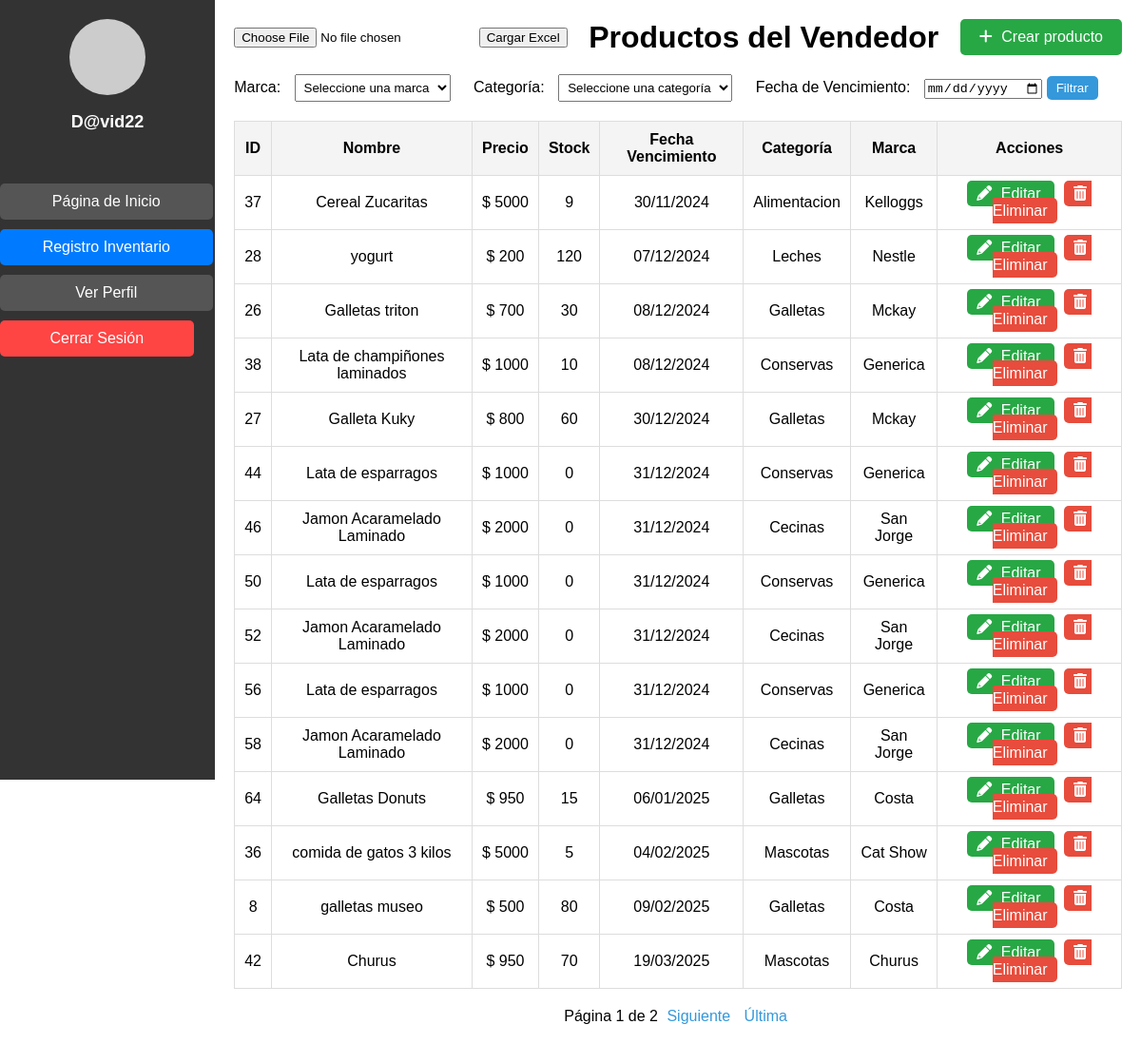
/vendedor/ (signed in), run on the app's committed database.
### pagina/models.py (models this page shows, shortened)
class Producto(models.Model):
    nombre = models.CharField(max_length=100)
    precio = models.DecimalField(max_digits=10, decimal_places=4)
    stock = models.IntegerField()
    descripcion = models.TextField()
    marca = models.ForeignKey(Marca, on_delete=models.CASCADE)
    categoria = models.ForeignKey(Categoria, null=True, blank=True, on_delete=models.SET_NULL)
    fecha_vencimiento = models.DateField(default=timezone.now)

class Categoria(models.Model):
    nombre = models.CharField(max_length=100)

class Marca(models.Model):
    nombre = models.CharField(max_length=100)

### pagina/views.py (the view)
# urls.py: path('vendedor/', vendedor, name='vendedor'),
@login_required
def vendedor(request):
    productos = Producto.objects.all()
    marca_id = request.GET.get('marca')
    if marca_id:
        productos = productos.filter(marca_id=marca_id)
    categoria_id = request.GET.get('categoria')
    if categoria_id:
        productos = productos.filter(categoria_id=categoria_id)
    productos = productos.order_by('fecha_vencimiento')
    paginator = Paginator(productos, 15)  # 15 productos por página
    page_number = request.GET.get('page')
    page_obj = paginator.get_page(page_number)
    marcas = Marca.objects.all()
    categorias = Categoria.objects.all()
    return render(request, 'vendedor.html', {
        'page_obj': page_obj,
        'marcas': marcas,
        'categorias': categorias
    })

### pagina/templates/vendedor.html (shortened to what this page needs)
<!DOCTYPE html>
<html lang="es">
<head>
    {% load static %}
    <link rel="stylesheet" href="{% static 'css/vendedor.css' %}">
    <link rel="stylesheet" href="https://cdnjs.cloudflare.com/ajax/libs/font-awesome/6.0.0-beta3/css/all.min.css">
    <link rel="stylesheet" href="{% static 'css/lateral.css' %}">
</head>
<body>
    <div class="sidebar">
        <div class="perfil">
            <div class="perfil-imagen"></div>
            <p>
                {% if user.is_authenticated %}
                    {{ user.username }}
                {% else %}
                    Invitado
                {% endif %}
            </p>
        </div>
        <ul>
            <li><a href="{% url 'adminpage' %}">Página de Inicio</a></li>
            <li><a href="{% url 'vendedor' %}" class="active">Registro Inventario</a></li>
            <li><a href="{% url 'verPerfil' %}" class="btn btn-primary w-100">Ver Perfil</a></li>
            <li>
                <form action="{% url 'logout' %}" method="post">
                    <button type="submit" class="btn btn-danger w-100">Cerrar Sesión</button>
                </form>
            </li>
        </ul>
    </div>
    <div class="main-content">
        <div class="header">
            <form method="POST" enctype="multipart/form-data" action="{% url 'cargar_excel' %}">
                <input type="file" name="archivo_excel" id="archivo_excel" required>
                <button type="submit">Cargar Excel</button>
            </form>
            <h1>Productos del Vendedor</h1>
            <a href="{% url 'crearproducto' %}" class="btn-create">
                <i class="fas fa-plus"></i> Crear producto
            </a>
        </div>
        <div class="filters">
            <form method="GET">
                <label for="marca">Marca:</label>
                <select name="marca" id="marca">
                    <option value="">Seleccione una marca</option>
                </select>
                <label for="categoria">Categoría:</label>
                <select name="categoria" id="categoria">
                    <option value="">Seleccione una categoría</option>
                </select>
                <label for="fecha_vencimiento">Fecha de Vencimiento:</label>
                <input type="date" name="fecha_vencimiento" id="fecha_vencimiento" value="{{ request.GET.fecha_vencimiento }}">
                <button type="submit" class="btn-filter">Filtrar</button>
            </form>
        </div>
        <table class="product-table">
            <thead>
                <tr>
                    <th>ID</th>
                    <th>Nombre</th>
                    <th>Precio</th>
                    <th>Stock</th>
                    <th>Fecha Vencimiento</th>
                    <th>Categoría</th>
                    <th>Marca</th>
                    <th>Acciones</th>
                </tr>
            </thead>
            <tbody id="product-table-body">
                {% for producto in page_obj %}
                    <tr>
                        <td>{{ producto.id }}</td>
                        <td>{{ producto.nombre }}</td>
                        <td> $ {{ producto.precio|floatformat:0 }}</td>
                        <td>{{ producto.stock }}</td>
                        <td> {{ producto.fecha_vencimiento|date:"d/m/Y" }}</td>
                        <td>{{ producto.categoria.nombre }}</td>
                        <td>{{ producto.marca.nombre }}</td>
                        <td>
                            <a href="{% url 'editar_producto' producto.id %}" class="btn-edit">
                                <i class="fas fa-pencil-alt"></i> Editar
                            </a>
                            <a href="#" class="btn-edit btn-delete" data-id="{{ producto.id }}">
                                <i class="fas fa-trash-alt"></i> Eliminar
                            </a>
                        </td>
                    </tr>
                {% empty %}
                    <tr>
                        <td colspan="8">No hay productos disponibles.</td>
                    </tr>
                {% endfor %}
            </tbody>
        </table>
        <div class="pagination">
            <span class="page-link">
                Página {{ page_obj.number }} de {{ page_obj.paginator.num_pages }}
                {% if page_obj.has_next %}
                    <a href="?page={{ page_obj.next_page_number }}">Siguiente</a>
                    <a href="?page={{ page_obj.paginator.num_pages }}">Última</a>
                {% endif %}
            </span>
        </div>
    </div>
</body>
</html>

### pagina/static/css/vendedor.css (style rules this page uses)
body { margin: 0; font-family: Arial, sans-serif; display: flex; }
.main-content { flex-grow: 1; padding: 20px; }
.header { display: flex; justify-content: space-between; align-items: center; margin-bottom: 20px; }
.header h1 { margin: 0; }
.btn-create { background-color: #28a745; color: white; padding: 10px 20px; text-decoration: none; border-radius: 5px; font-size: 16px; }
.btn-create i { margin-right: 5px; }
.filters { margin-bottom: 20px; }
.filters label { margin-right: 10px; }
.filters select { padding: 5px; margin-right: 20px; }
.filters .btn-filter { padding: 5px 10px; background-color: #3498db; color: white; border: none; border-radius: 5px; }
.product-table { width: 100%; border-collapse: collapse; margin-bottom: 20px; }
.product-table th, .product-table td { padding: 10px; text-align: center; border: 1px solid #ddd; }
.product-table th { background-color: #f4f4f4; }
.product-table td a { text-decoration: none; color: white; padding: 5px 10px; border-radius: 5px; }
.btn-edit { background-color: #28a745; margin-right: 10px; }
.btn-delete { background-color: #e74c3c; }
.btn-edit i, .btn-delete i { margin-right: 5px; }
.pagination { text-align: center; margin-top: 20px; }
.pagination .page-link a { text-decoration: none; margin: 0 5px; color: #3498db; }

### pagina/static/css/lateral.css (style rules this page uses)
.sidebar { width: 250px; height: 100vh; background-color: #333; display: flex; flex-direction: column; align-items: center; padding-top: 20px; }
.perfil { text-align: center; margin-bottom: 20px; }
.perfil-imagen { width: 80px; height: 80px; background-color: #ccc; border-radius: 50%; margin-bottom: 10px; }
.perfil p { color: #fff; font-size: 18px; font-weight: bold; }
.sidebar ul { list-style-type: none; padding: 0; width: 100%; }
.sidebar ul li { width: 100%; text-align: center; margin-bottom: 10px; }
.sidebar ul li a, .sidebar ul li button { display: block; width: 90%; padding: 10px; color: #fff; background-color: #555; border: none; border-radius: 5px; text-decoration: none; font-size: 16px; cursor: pointer; transition: background-color 0.3s ease; }
.sidebar ul li a.active { background-color: #007bff; }
.sidebar ul li button { background-color: #ff4444; }
.sidebar ul li a, .sidebar ul li button { box-shadow: none; outline: none; }

### data on the page
Producto: id "37", nombre "Cereal Zucaritas", precio "5000", stock "9", fecha_vencimiento "30/11/2024", categoria.nombre "Alimentacion", marca.nombre "Kelloggs"
Producto: id "28", nombre "yogurt", precio "200", stock "120", fecha_vencimiento "07/12/2024", categoria.nombre "Leches", marca.nombre "Nestle"
Producto: id "26", nombre "Galletas triton", precio "700", stock "30", fecha_vencimiento "08/12/2024", categoria.nombre "Galletas", marca.nombre "Mckay"
Producto: id "38", nombre "Lata de champiñones laminados", precio "1000", stock "10", fecha_vencimiento "08/12/2024", categoria.nombre "Conservas", marca.nombre "Generica"
Producto: id "27", nombre "Galleta Kuky", precio "800", stock "60", fecha_vencimiento "30/12/2024", categoria.nombre "Galletas", marca.nombre "Mckay"
Producto: id "44", nombre "Lata de esparragos", precio "1000", stock "0", fecha_vencimiento "31/12/2024", categoria.nombre "Conservas", marca.nombre "Generica"
Producto: id "46", nombre "Jamon Acaramelado Laminado", precio "2000", stock "0", fecha_vencimiento "31/12/2024", categoria.nombre "Cecinas", marca.nombre "San Jorge"
Producto: id "50", nombre "Lata de esparragos", precio "1000", stock "0", fecha_vencimiento "31/12/2024", categoria.nombre "Conservas", marca.nombre "Generica"
Producto: id "52", nombre "Jamon Acaramelado Laminado", precio "2000", stock "0", fecha_vencimiento "31/12/2024", categoria.nombre "Cecinas", marca.nombre "San Jorge"
Producto: id "56", nombre "Lata de esparragos", precio "1000", stock "0", fecha_vencimiento "31/12/2024", categoria.nombre "Conservas", marca.nombre "Generica"
Producto: id "58", nombre "Jamon Acaramelado Laminado", precio "2000", stock "0", fecha_vencimiento "31/12/2024", categoria.nombre "Cecinas", marca.nombre "San Jorge"
Producto: id "64", nombre "Galletas Donuts", precio "950", stock "15", fecha_vencimiento "06/01/2025", categoria.nombre "Galletas", marca.nombre "Costa"
Producto: id "36", nombre "comida de gatos 3 kilos", precio "5000", stock "5", fecha_vencimiento "04/02/2025", categoria.nombre "Mascotas", marca.nombre "Cat Show"
Producto: id "8", nombre "galletas museo", precio "500", stock "80", fecha_vencimiento "09/02/2025", categoria.nombre "Galletas", marca.nombre "Costa"
Producto: id "42", nombre "Churus", precio "950", stock "70", fecha_vencimiento "19/03/2025", categoria.nombre "Mascotas", marca.nombre "Churus"

### other printed values
{{ user.username }} "D@vid22"
{{ page_obj.number }} "1"
{{ page_obj.paginator.num_pages }} "2"
